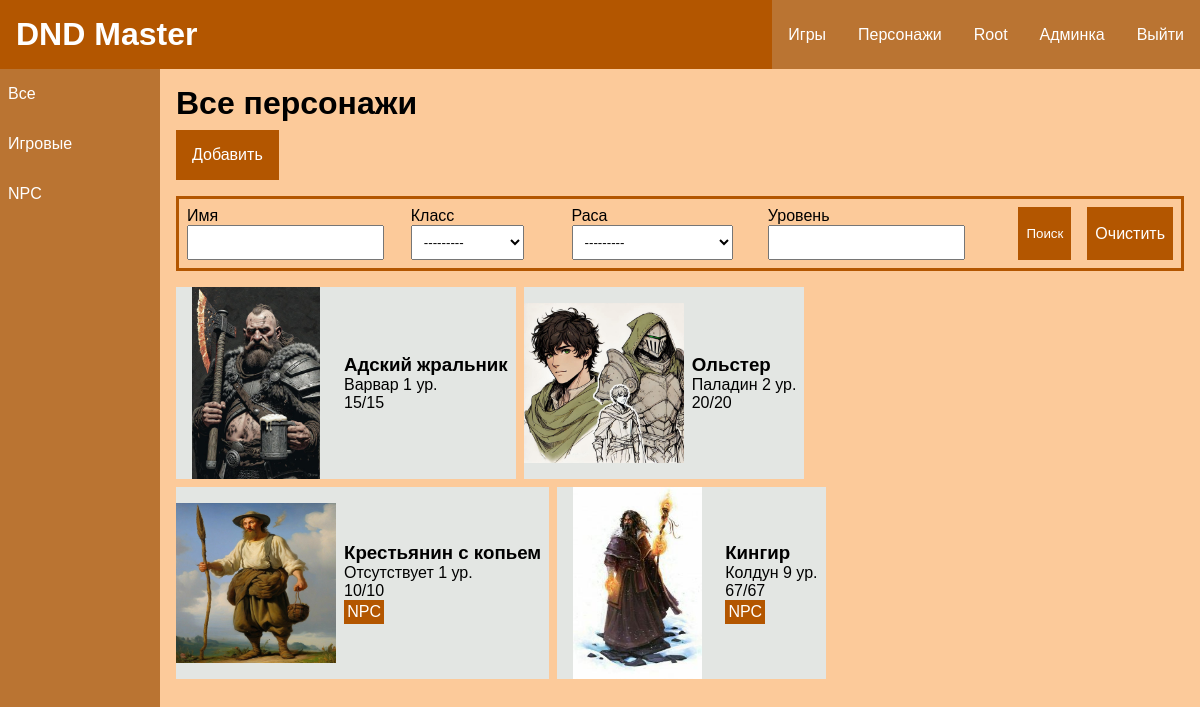
/characters/ (signed in), run on an earlier commit of the app's database.
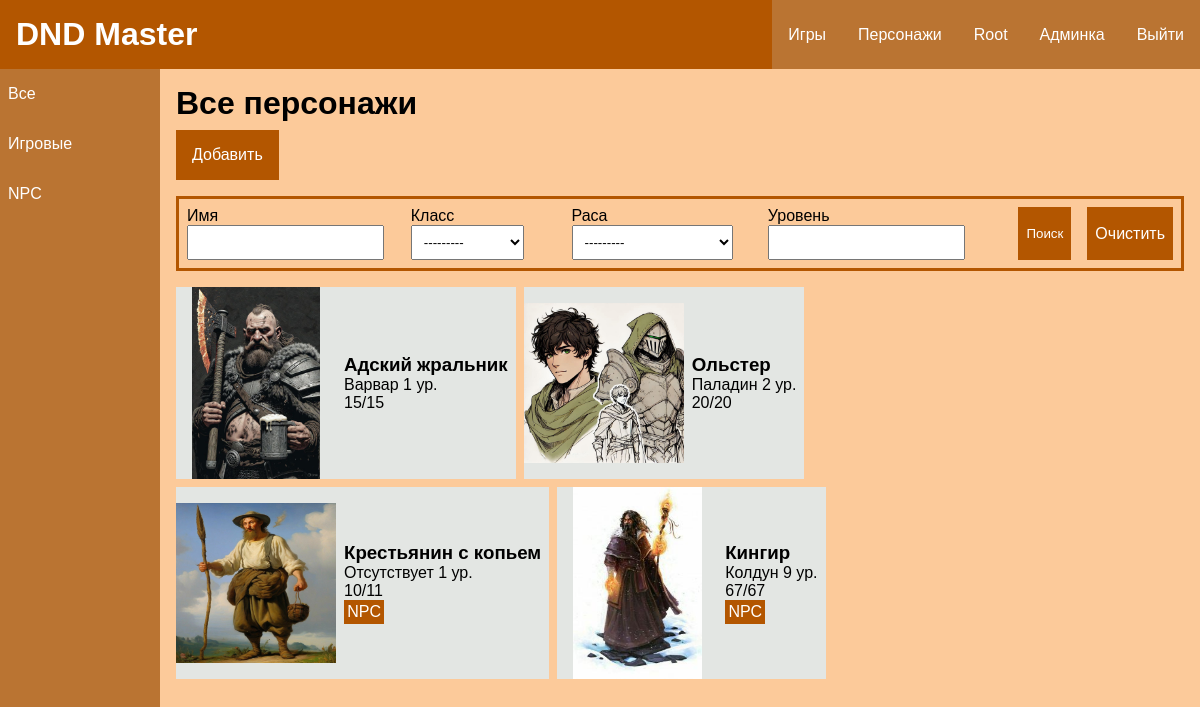
And on a later commit of the database.
### characterapp/models.py (models this page shows, shortened)
class Character(models.Model):
    name = models.CharField(max_length=100, verbose_name="Имя")
    dnd_class = models.ForeignKey(DndClass, on_delete=models.PROTECT, null=True, verbose_name="Класс")
    dnd_subclass = models.CharField(max_length=100, verbose_name="Подкласс", null=True, blank=True)
    race = models.ForeignKey(Race, on_delete=models.PROTECT, null=True, verbose_name="Раса")
    background = models.ForeignKey(Background, on_delete=models.PROTECT, null=True, verbose_name="Предыстория")
    max_hp = models.IntegerField(default=0, verbose_name="Max hp", validators=[MinValueValidator(0)])
    hp = models.IntegerField(default=0, verbose_name="HP", validators=[MinValueValidator(0)])
    armor_class = models.IntegerField(default=0, verbose_name="КД", validators=[MinValueValidator(0)])
    initiative = models.IntegerField(null=True, verbose_name="Инициатива")
    cooper_coins = models.IntegerField(default=0, verbose_name="ММ", validators=[MinValueValidator(0)])
    silver_coins = models.IntegerField(default=0, verbose_name="СМ", validators=[MinValueValidator(0)])
    gold_coins = models.IntegerField(default=0, verbose_name="ЗМ", validators=[MinValueValidator(0)])
    is_player = models.BooleanField(verbose_name="Игрок")
    player_name = models.CharField(max_length=100, null=True, verbose_name="Имя игрока", blank=True)
    image = models.ImageField(upload_to="characters/", null=True, blank=True, verbose_name="Изображение")
    user = models.ForeignKey(get_user_model(), null=True, blank=True, on_delete=models.PROTECT)
    level = models.IntegerField(default=1, verbose_name="Уровень", validators=[MinValueValidator(1)])
    speed = models.IntegerField(default=0, verbose_name="Скорость", validators=[MinValueValidator(0)])
    proficient_bonus = models.IntegerField(default=2, verbose_name="Бонус мастерства")
    slug = models.SlugField(null=True, blank=True)
    class Meta:
        unique_together = ('name', 'race', 'user')
        verbose_name = "Персонаж"
        verbose_name_plural = "Персонажи"
    def get_absolute_url(self):
        return reverse('characters:character-detail', kwargs={'slug': self.slug})

### bookdata/models.py (models this page shows)
class DndClass(models.Model):
    name = models.CharField(max_length=100, verbose_name="Имя")
    image = models.ImageField(upload_to="bookdata/classes/", null=True, blank=True, verbose_name="Изображение")
    class Meta:
        verbose_name = "Класс"
        verbose_name_plural = "Классы"
    def __str__(self):
        return self.name

### characterapp/views.py (the view)
# urls.py: path('', views.CharacterListView.as_view(), name='character-list'),
class CharacterListView(LoginRequiredMixin, CharacterListMixin, ListView):
    model = Character
    context_object_name = 'characters'
    paginate_by = 10
    template_name = 'characterapp/character_list.html'
    title_page = "Все персонажи"

### characterapp/forms.py
class SearchForm(forms.Form):
    name = forms.CharField(label="Имя", max_length=100, required=False)
    dnd_class = forms.ModelChoiceField(queryset=DndClass.objects.all(), label="Класс", required=False)
    race = forms.ModelChoiceField(queryset=Race.objects.all(), label="Раса", required=False)
    level = forms.IntegerField(min_value=1, required=False, label="Уровень")

### bookdata/models.py (called while the page is built)
    def __str__(self):
        return self.name

### characterapp/utils.py (called while the page is built)
    def get_context_data(self, **kwargs):
        context = super().get_context_data(**kwargs)
        if self.title_page:
            context['title'] = self.title_page
        return context

    def get_context_data(self, **kwargs):
        context = super().get_context_data(**kwargs)
        context['form'] = SearchForm()
        context['url_clean'] = f"{self.request.scheme}://{self.request.get_host()}{self.request.path}"
        return context

### characterapp/templates/characterapp/character_list.html
{% extends 'characterapp/base.html' %}
{% block maincontent %}
<h1>{{title}}</h1>
<div class="add_button_div">
    <a href="{% url 'characters:character-add' %} ">Добавить</a>
</div>
{% include 'characterapp/components/character_collection.html' %}
{% endblock %}

### characterapp/templates/characterapp/components/character_collection.html (shortened to what this page needs)
<form method="get" class="search_form">
    {% for f in form %}
    <p><label for="{{f.id_for_label}}" class="search_form_label">{{f.label}}</label>{{f}}</p>
    {% endfor %}
    <p><button type="submit" class="search_form_button">Поиск</button></p>
    <p><a href="{{url_clean}}" class="search_form_clear_button">Очистить</a> </p>
</form>
<div class="character_card_list">
    {% for character in characters %}
    <a href="{{ character.get_absolute_url }}">
    {% include 'characterapp/components/character_card.html' %}
    </a>
    {% endfor %}
</div>

### characterapp/templates/characterapp/components/character_card.html
<div class="character_card">
    {% if character.image %}
    <img src="{{ character.image.url }}">
    {% else %}
    <img src="/media/staticmedia/image-placeholder-vertical.jpg">
    {% endif %}
    <div class="character_card_info">
        <h3>{{character.name}}</h3>
        <p>{{character.dnd_class}} {{character.level}} ур.</p>
        <p>{{character.hp}}/{{character.max_hp}}</p>
        {% if not character.is_player %}
        <p><span class="npc_sign">NPC</span></p>
        {% endif %}
    </div>
</div>

What changed in the data, as far as the page shows it:
changed Character "Крестьянин с копьем": max_hp "10" → "11"
